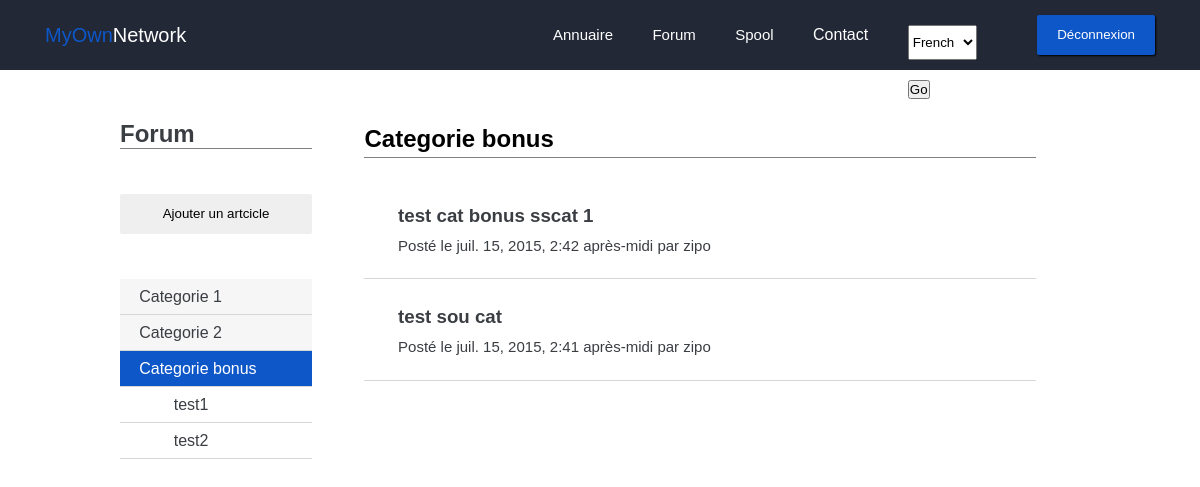
/forum/posts/3 (signed in), run on an earlier commit of the app's database.
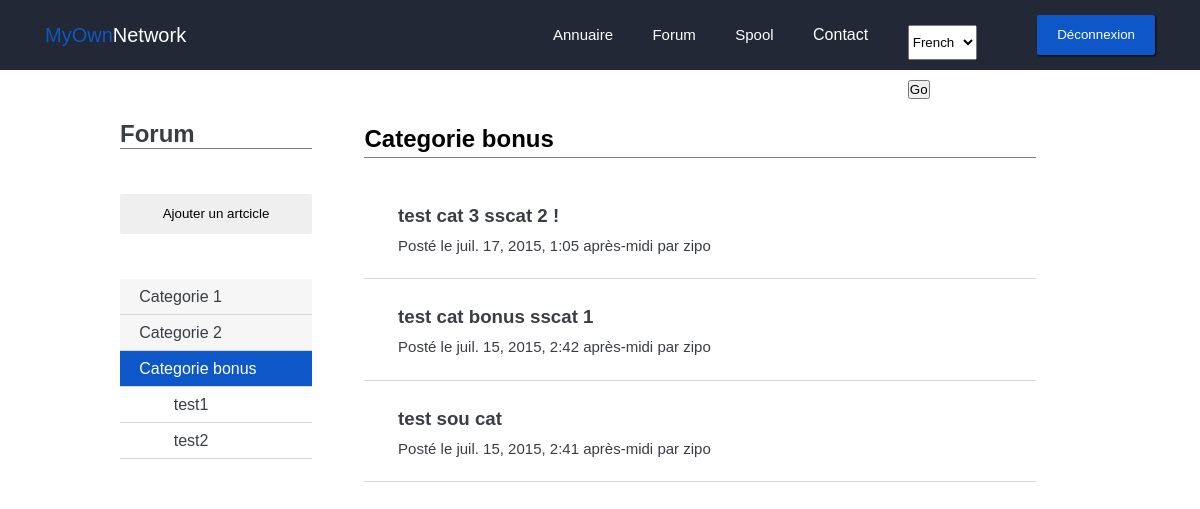
And on a later commit of the database.
### forum/models.py (models this page shows, shortened)
class PostCategorie(models.Model):
    name = models.CharField(max_length=100)

class PostSsCategorie(models.Model):
    name = models.CharField(max_length=100)
    postcategorie = models.ForeignKey('PostCategorie')

class Post(models.Model):
    titre = models.CharField(max_length=150)
    auteur = models.CharField(max_length=100)
    date = models.DateTimeField(auto_now_add=True, verbose_name="Date de publication")
    sscategorie = models.ForeignKey('PostSsCategorie', null=True)
    categorie = models.ForeignKey('PostCategorie')

### forum/views.py (the view)
# urls.py: url(r'^posts/(?P<cat>\d+)$', 'list_posts'),
def list_posts(request, cat):
    if request.user.is_authenticated():
        categories = PostCategorie.objects.all()
        sscategories = PostSsCategorie.objects.all()
        mycat = PostCategorie.objects.get(id=cat)
        posts = Post.objects.filter(categorie=cat).order_by('-date')
        return render(request, 'forum/list_posts.html', locals())
    else:
        return render(request, 'intra/index.html')

### forum/templates/forum/list_posts.html (shortened to what this page needs)
{% extends "base.html" %}
{% load i18n %}
{% load static %}
{% block staticfiles  %}
	<link rel="stylesheet" href="{% static 'forum/css/style.css' %}">
{% endblock %}
{% block content %}
	<div class="forum">
		<div class="wrapper">
			<div class="forum_nav grey2">
				<h1>Forum</h1>
				<a href="{% url "forum.views.add_post" %}"><button class="btn">{% trans "Ajouter un artcicle" %}</button></a>
				<ul>
				{% for categorie in categories %}
				<a href="{% url "forum.views.list_posts" categorie.id %}" class="{% if mycat and categorie == mycat %}blue0Back"><li class="white">{% else %}grey0Back"><li>{% endif %}{{ categorie.name }}</li></a>
					<ul id="{{ categorie.id }}" class="forum_nav__sscat">
					{% for sscategorie in sscategories %}
						{% if sscategorie.postcategorie == categorie %}
						<a href="{% url "forum.views.list_posts_bysscat" categorie.id sscategorie.id %}"><li>{{ sscategorie.name }}</li></a>
						{% endif %}
					{% endfor %}
					</ul>
				{% empty %}
				<p>Pas de catégorie</p>
				{% endfor %}
				</ul>
			</div>
			<div class="forum_content">
				<div class="forum_content__header">
					<h2>{% if mysscat %} {{ mysscat.name }} {% else %} {{ mycat.name }} {% endif %}</h2>
				</div>
				<div class="forum_content__posts">
					<ul>
						{% for post in posts %}
						<a href="{% url 'forum.views.post' post.id %}">
							<li>
								<h3>{{ post.titre }}</h3>
								<p>{% trans "Posté le" %} {{ post.date }} {% trans "par" %} {{ post.auteur }}</p>
							</li>
						</a>
						{% empty %}
						<a href="#">
						  {% trans "Pas de post pour cette catégorie." %}
						</a>
						{% endfor %}
					</ul>
				</div>
			</div>
		</div>
	</div>
{% endblock %}

What changed in the data, as far as the page shows it:
added Post: titre "test cat 3 sscat 2 !", date "juil. 17, 2015, 1:05 après-midi", auteur "zipo"
